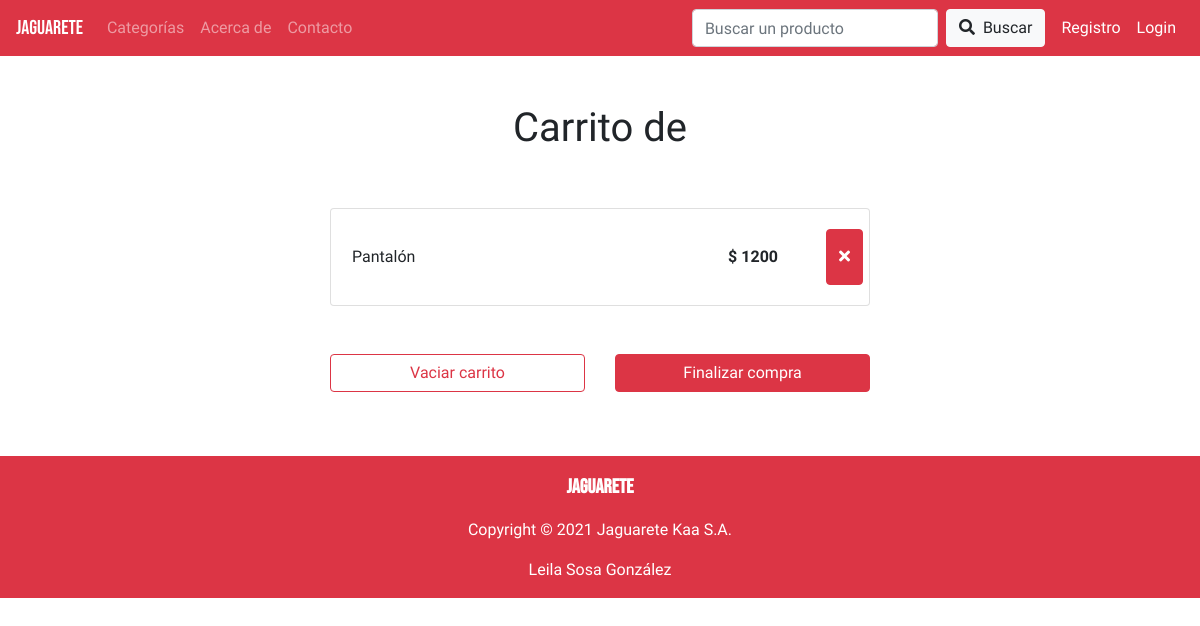
Before: /20/carrito with the older database file.
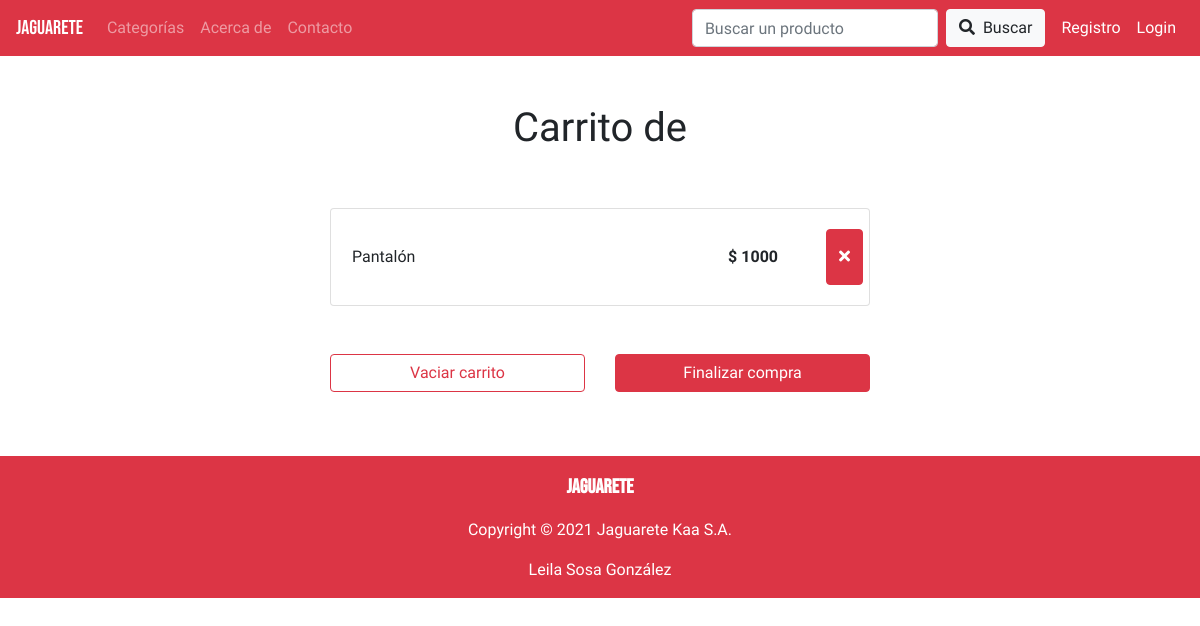
After: the same page with the newer database file.
### JAGUARETE/models.py (models this page shows, shortened)
class Product(models.Model):
    title = models.CharField(max_length=64)
    description = models.CharField(max_length=300)
    price = models.IntegerField()
    category = models.ForeignKey(Categories, on_delete=models.CASCADE, related_name="categoria")
    product_image = models.ImageField(null=True, blank=True, upload_to="images/")

### JAGUARETE/views.py (the view)
# urls.py: path('<int:product_id>/carrito', views.cart_add, name="cart_add"),
def cart_add(request, product_id):
    product = Product.objects.get(id=product_id)
    return render(request, "JAGUARETE/cart.html", {
        'product': product
    })

### JAGUARETE/templates/jaguarete/cart.html
{% extends 'jaguarete/layout.html' %}
{% block body %}
{% if not user.is_superuser %}
<div class="container py-5">
    <div class="row pb-5 justify-content-center">
        <h1>Carrito de {{user.username}}</h1>
    </div>
    <div class="row d-flex flex-column align-items-center justify-content-center pb-3">
        <div class="col-md-6">
            <div class="card">
                <div class="card-body row justify-content-between">
                    <p class="ml-3 mt-3">{{product.title}}</p>
                    <div class="row">
                        <p class="font-weight-bold mr-5 mt-3">$ {{product.price}}</p>
                        <button class="btn btn-danger mr-3"><i class="fas fa-times"></i></button>
                    </div>
                </div>
            </div>
            <div class="row mt-5">
                <div class="col-6">
                    <button class="btn btn-outline-danger btn-block">Vaciar carrito</button>
                </div>
                <div class="col-6">
                    <button class="btn btn-danger btn-block">Finalizar compra</button>
                </div>
            </div>
        </div>
    </div>
</div>
{% endif %}
{% endblock %}

Changed rows visible on the page:
changed Product "Pantalón": price "1200" → "1000"
